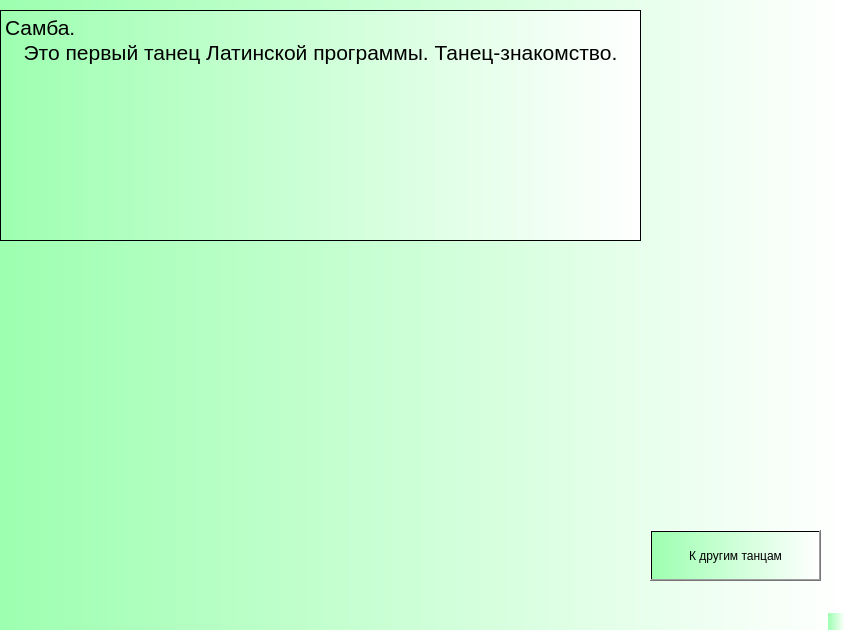
<?xml version="1.0" encoding="UTF-8"?>
<ui version="4.0">
 <class>MainWindow</class>
 <widget class="QMainWindow" name="MainWindow">
  <property name="geometry">
   <rect>
    <x>0</x>
    <y>0</y>
    <width>845</width>
    <height>630</height>
   </rect>
  </property>
  <property name="windowTitle">
   <string>MainWindow</string>
  </property>
  <property name="styleSheet">
   <string notr="true">background-color: qlineargradient(spread:pad, x1:0, y1:0, x2:1, y2:0, stop:0 rgba(157, 255, 176, 255), stop:1 rgba(255, 255, 255, 255));</string>
  </property>
  <widget class="QWidget" name="centralwidget">
   <widget class="QPushButton" name="nazad_6">
    <property name="geometry">
     <rect>
      <x>650</x>
      <y>530</y>
      <width>171</width>
      <height>51</height>
     </rect>
    </property>
    <property name="text">
     <string>К другим танцам</string>
    </property>
   </widget>
   <widget class="QTextBrowser" name="textBrowser">
    <property name="geometry">
     <rect>
      <x>0</x>
      <y>10</y>
      <width>641</width>
      <height>231</height>
     </rect>
    </property>
    <property name="html">
     <string>&lt;!DOCTYPE HTML PUBLIC &quot;-//W3C//DTD HTML 4.0//EN&quot; &quot;http://www.w3.org/TR/REC-html40/strict.dtd&quot;&gt;
&lt;html&gt;&lt;head&gt;&lt;meta name=&quot;qrichtext&quot; content=&quot;1&quot; /&gt;&lt;style type=&quot;text/css&quot;&gt;
p, li { white-space: pre-wrap; }
&lt;/style&gt;&lt;/head&gt;&lt;body style=&quot; font-family:'MS Shell Dlg 2'; font-size:8pt; font-weight:400; font-style:normal;&quot;&gt;
&lt;p style=&quot; margin-top:0px; margin-bottom:0px; margin-left:0px; margin-right:0px; -qt-block-indent:0; text-indent:0px;&quot;&gt;&lt;span style=&quot; font-size:16pt;&quot;&gt;Самба.&lt;/span&gt;&lt;/p&gt;
&lt;p align=&quot;center&quot; style=&quot; margin-top:0px; margin-bottom:0px; margin-left:0px; margin-right:0px; -qt-block-indent:0; text-indent:0px;&quot;&gt;&lt;span style=&quot; font-size:16pt;&quot;&gt;Это первый танец Латинской программы. Танец-знакомство.&lt;/span&gt;&lt;/p&gt;&lt;/body&gt;&lt;/html&gt;</string>
    </property>
   </widget>
  </widget>
  <widget class="QMenuBar" name="menubar">
   <property name="geometry">
    <rect>
     <x>0</x>
     <y>0</y>
     <width>845</width>
     <height>18</height>
    </rect>
   </property>
  </widget>
  <widget class="QStatusBar" name="statusbar"/>
 </widget>
 <resources/>
 <connections/>
</ui>
